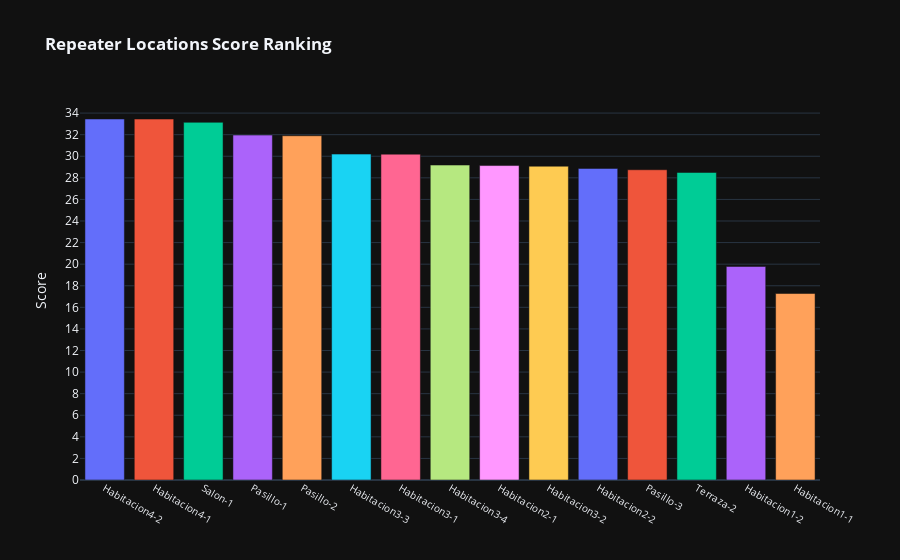

The notebook cell saved with this chart:
### Code cell
bar_graph = go.Figure()
for i in range(scores_df.shape[0]) :
    row = scores_df.iloc[i]
    bar_graph.add_trace(go.Bar(
        x=[row['name']],
        y=[row['score']],
        name=row['name']
    ))

bar_graph.update_layout(
    title='<b>Repeater Locations Score Ranking',
    showlegend=False,
    xaxis=dict(
        tickfont=dict(size=10)
    ),
    yaxis=dict(
        title='Score',
        nticks=20
    ),
)
bar_graph.show()

### Figure 1 — Plotly figure (JSON) as saved in the notebook; plotly's stock layout.template omitted (floating-point values rounded to 4 significant figures)
{"data": [{"name": "Habitacion4-2", "type": "bar", "x": ["Habitacion4-2"], "y": [33.45]}, {"name": "Habitacion4-1", "type": "bar", "x": ["Habitacion4-1"], "y": [33.45]}, {"name": "Salon-1", "type": "bar", "x": ["Salon-1"], "y": [33.14]}, {"name": "Pasillo-1", "type": "bar", "x": ["Pasillo-1"], "y": [31.96]}, {"name": "Pasillo-2", "type": "bar", "x": ["Pasillo-2"], "y": [31.9]}, {"name": "Habitacion3-3", "type": "bar", "x": ["Habitacion3-3"], "y": [30.2]}, {"name": "Habitacion3-1", "type": "bar", "x": ["Habitacion3-1"], "y": [30.19]}, {"name": "Habitacion3-4", "type": "bar", "x": ["Habitacion3-4"], "y": [29.18]}, {"name": "Habitacion2-1", "type": "bar", "x": ["Habitacion2-1"], "y": [29.14]}, {"name": "Habitacion3-2", "type": "bar", "x": ["Habitacion3-2"], "y": [29.08]}, {"name": "Habitacion2-2", "type": "bar", "x": ["Habitacion2-2"], "y": [28.87]}, {"name": "Pasillo-3", "type": "bar", "x": ["Pasillo-3"], "y": [28.75]}, {"name": "Terraza-2", "type": "bar", "x": ["Terraza-2"], "y": [28.5]}, {"name": "Habitacion1-2", "type": "bar", "x": ["Habitacion1-2"], "y": [19.79]}, {"name": "Habitacion1-1", "type": "bar", "x": ["Habitacion1-1"], "y": [17.28]}], "layout": {"showlegend": false, "title": {"text": "<b>Repeater Locations Score Ranking"}, "xaxis": {"tickfont": {"size": 10}}, "yaxis": {"nticks": 20, "title": {"text": "Score"}}}}
